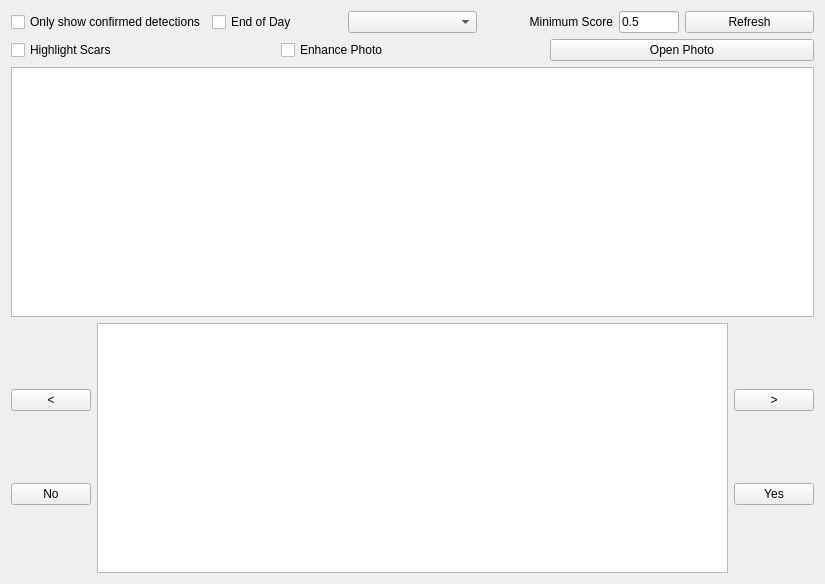
<?xml version="1.0" encoding="UTF-8"?>
<ui version="4.0">
 <class>Form</class>
 <widget class="QWidget" name="Form">
  <property name="geometry">
   <rect>
    <x>0</x>
    <y>0</y>
    <width>825</width>
    <height>584</height>
   </rect>
  </property>
  <property name="windowTitle">
   <string>Form</string>
  </property>
  <layout class="QGridLayout" name="gridLayout" rowstretch="0,0,0,0,0">
   <item row="1" column="1" colspan="4">
    <widget class="QWidget" name="widget" native="true">
     <property name="minimumSize">
      <size>
       <width>0</width>
       <height>0</height>
      </size>
     </property>
     <layout class="QGridLayout" name="gridLayout_2">
      <property name="leftMargin">
       <number>0</number>
      </property>
      <property name="topMargin">
       <number>0</number>
      </property>
      <property name="rightMargin">
       <number>0</number>
      </property>
      <property name="bottomMargin">
       <number>0</number>
      </property>
      <item row="0" column="2">
       <widget class="QCheckBox" name="highlight_scars_check_box">
        <property name="text">
         <string>Highlight Scars</string>
        </property>
       </widget>
      </item>
      <item row="0" column="7">
       <widget class="QPushButton" name="openPhotoButton">
        <property name="text">
         <string>Open Photo</string>
        </property>
       </widget>
      </item>
      <item row="0" column="4">
       <widget class="QCheckBox" name="enhance_check_box">
        <property name="text">
         <string>Enhance Photo</string>
        </property>
       </widget>
      </item>
     </layout>
    </widget>
   </item>
   <item row="3" column="2" colspan="2">
    <widget class="PhotoViewer" name="graphicsView">
     <property name="sizePolicy">
      <sizepolicy hsizetype="Expanding" vsizetype="Expanding">
       <horstretch>0</horstretch>
       <verstretch>0</verstretch>
      </sizepolicy>
     </property>
    </widget>
   </item>
   <item row="2" column="1" colspan="4">
    <widget class="QTableView" name="tableView">
     <property name="sizePolicy">
      <sizepolicy hsizetype="Expanding" vsizetype="Expanding">
       <horstretch>0</horstretch>
       <verstretch>0</verstretch>
      </sizepolicy>
     </property>
     <property name="minimumSize">
      <size>
       <width>0</width>
       <height>200</height>
      </size>
     </property>
     <property name="maximumSize">
      <size>
       <width>16777215</width>
       <height>16777215</height>
      </size>
     </property>
    </widget>
   </item>
   <item row="3" column="1">
    <widget class="QWidget" name="widget_2" native="true">
     <property name="sizePolicy">
      <sizepolicy hsizetype="Maximum" vsizetype="Preferred">
       <horstretch>0</horstretch>
       <verstretch>0</verstretch>
      </sizepolicy>
     </property>
     <layout class="QVBoxLayout" name="verticalLayout">
      <property name="leftMargin">
       <number>0</number>
      </property>
      <property name="topMargin">
       <number>0</number>
      </property>
      <property name="rightMargin">
       <number>0</number>
      </property>
      <property name="bottomMargin">
       <number>0</number>
      </property>
      <item>
       <widget class="QPushButton" name="button_previous">
        <property name="sizePolicy">
         <sizepolicy hsizetype="Maximum" vsizetype="Fixed">
          <horstretch>0</horstretch>
          <verstretch>0</verstretch>
         </sizepolicy>
        </property>
        <property name="text">
         <string>&lt;</string>
        </property>
       </widget>
      </item>
      <item>
       <widget class="QPushButton" name="button_no">
        <property name="sizePolicy">
         <sizepolicy hsizetype="Maximum" vsizetype="Fixed">
          <horstretch>0</horstretch>
          <verstretch>0</verstretch>
         </sizepolicy>
        </property>
        <property name="text">
         <string>No</string>
        </property>
       </widget>
      </item>
     </layout>
    </widget>
   </item>
   <item row="3" column="4">
    <widget class="QWidget" name="widget_3" native="true">
     <property name="sizePolicy">
      <sizepolicy hsizetype="Maximum" vsizetype="Preferred">
       <horstretch>0</horstretch>
       <verstretch>0</verstretch>
      </sizepolicy>
     </property>
     <layout class="QVBoxLayout" name="verticalLayout_2">
      <property name="leftMargin">
       <number>0</number>
      </property>
      <property name="topMargin">
       <number>0</number>
      </property>
      <property name="rightMargin">
       <number>0</number>
      </property>
      <property name="bottomMargin">
       <number>0</number>
      </property>
      <item>
       <widget class="QPushButton" name="button_next">
        <property name="sizePolicy">
         <sizepolicy hsizetype="Maximum" vsizetype="Fixed">
          <horstretch>0</horstretch>
          <verstretch>0</verstretch>
         </sizepolicy>
        </property>
        <property name="text">
         <string>&gt;</string>
        </property>
       </widget>
      </item>
      <item>
       <widget class="QPushButton" name="button_yes">
        <property name="sizePolicy">
         <sizepolicy hsizetype="Maximum" vsizetype="Fixed">
          <horstretch>0</horstretch>
          <verstretch>0</verstretch>
         </sizepolicy>
        </property>
        <property name="text">
         <string>Yes</string>
        </property>
       </widget>
      </item>
     </layout>
    </widget>
   </item>
   <item row="0" column="1" colspan="4">
    <widget class="QWidget" name="widget_4" native="true">
     <layout class="QHBoxLayout" name="horizontalLayout">
      <property name="leftMargin">
       <number>0</number>
      </property>
      <property name="topMargin">
       <number>0</number>
      </property>
      <property name="rightMargin">
       <number>0</number>
      </property>
      <property name="bottomMargin">
       <number>0</number>
      </property>
      <item>
       <widget class="QCheckBox" name="confirmed_check_box">
        <property name="text">
         <string>Only show confirmed detections</string>
        </property>
       </widget>
      </item>
      <item>
       <widget class="QCheckBox" name="eod_check_box">
        <property name="text">
         <string>End of Day</string>
        </property>
       </widget>
      </item>
      <item>
       <widget class="QComboBox" name="filter_by_class_combo_box">
        <property name="currentIndex">
         <number>-1</number>
        </property>
       </widget>
      </item>
      <item>
       <widget class="QLabel" name="label">
        <property name="text">
         <string>Minimum Score</string>
        </property>
        <property name="alignment">
         <set>Qt::AlignRight|Qt::AlignTrailing|Qt::AlignVCenter</set>
        </property>
       </widget>
      </item>
      <item>
       <widget class="QLineEdit" name="minimumScoreTextBox">
        <property name="maximumSize">
         <size>
          <width>60</width>
          <height>16777215</height>
         </size>
        </property>
        <property name="text">
         <string>0.5</string>
        </property>
       </widget>
      </item>
      <item>
       <widget class="QPushButton" name="refreshButton">
        <property name="text">
         <string>Refresh</string>
        </property>
       </widget>
      </item>
     </layout>
    </widget>
   </item>
  </layout>
 </widget>
 <customwidgets>
  <customwidget>
   <class>PhotoViewer</class>
   <extends>QGraphicsView</extends>
   <header>aims.ui.photo_viewer.h</header>
  </customwidget>
 </customwidgets>
 <resources/>
 <connections/>
</ui>
